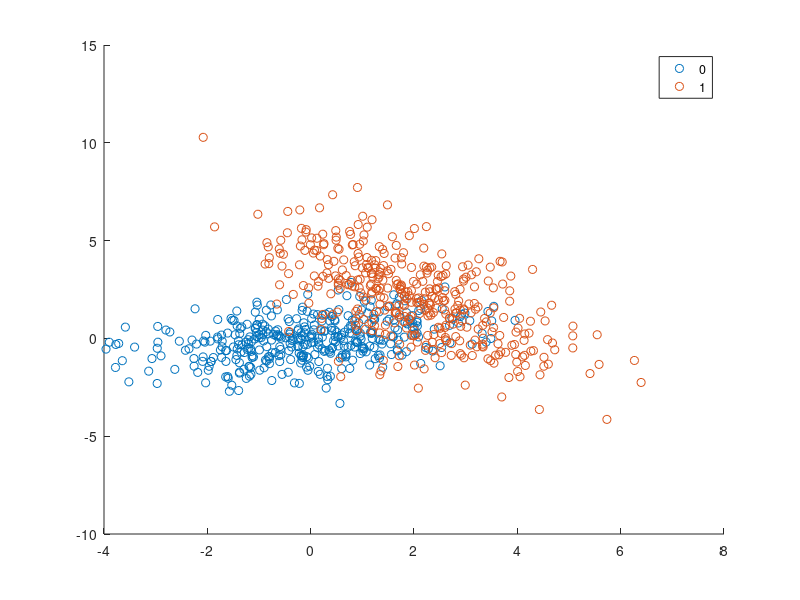

Source code (MATLAB): (Note: this script raises an error after producing the figure.)
mean1 = [0 0];
CoVa1 = [2 0.5; 0.5 1];
mean2 = [2 2];
CoVa2 = [2 -1.9; -1.9 5];
rng(1); 
x1 = mvnrnd(mean1,CoVa1,400);
x2 = mvnrnd(mean2,CoVa2,400);
X = [x1; x2];
GMModel = fitgmdist(X,2);

figure
y = [zeros(400,1);ones(400,1)];
h = gscatter(X(:,1),X(:,2),y);
hold on
gmPDF = @(x1,x2)reshape(pdf(GMModel,[x1(:) x2(:)]),size(x1));
g = gca;
fcontour(gmPDF,[g.XLim g.YLim])
title('Question # 2 Part 2 Gaussian Mixture Model', 'FontSize', 14);
xlabel('Distance across X', 'FontSize', 14);
ylabel('Distance across Y', 'FontSize', 14);
legend(h,'Model 1','Model 2');
hold off

 
 